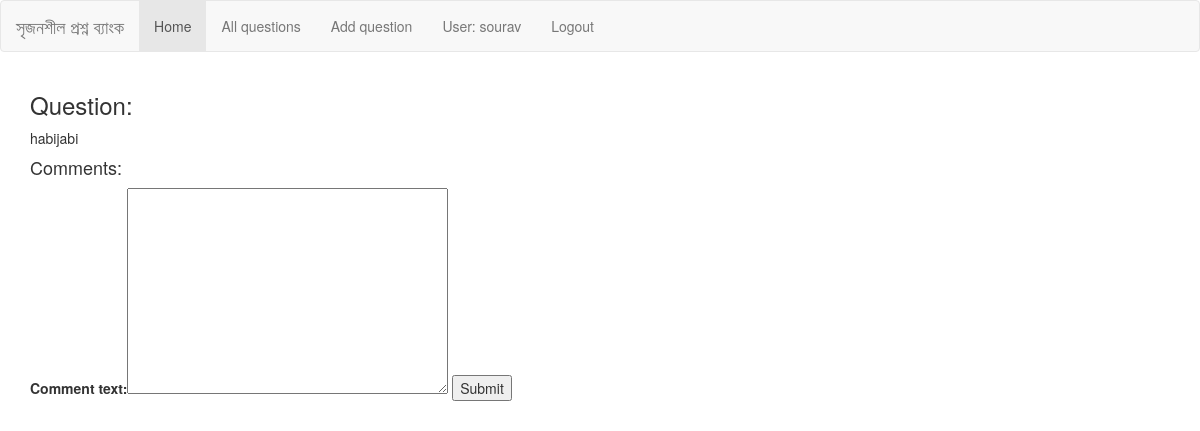
The app's page /questions/7/ (signed in), older data.
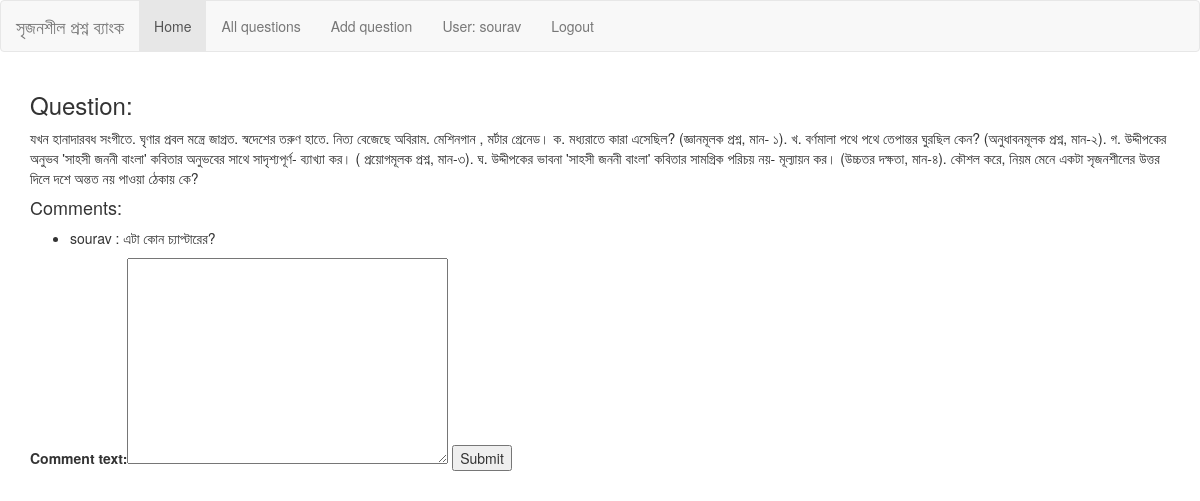
The same page, newer data.
### add_content/models.py (models this page shows, shortened)
class Question(models.Model):
    question_name = models.TextField(max_length=300, null=True)
    question_text = models.TextField(max_length=3000)
    user = models.ForeignKey(
        settings.AUTH_USER_MODEL,
        on_delete=models.CASCADE,
        null=True,
    )
    pub_date = models.DateTimeField("Date published")
    STATUS_CHOICES = (
        (ACCEPTED, "Accepted"),
        (PENDING, "Pending"),
        (DISCARDED, "Discarded"),
        (OUTDATED, "Outdated"),
        (USED, "Used"),
        (DELETED, "Deleted"),
    )
    status = models.CharField(
        max_length=9,
        choices=STATUS_CHOICES,
        default=PENDING,
        null=True,
    )
    course = models.ForeignKey(
        Course,
        on_delete=models.CASCADE,
        null=True,
    )
    def __str__(self):
        return self.question_text

class Comment(models.Model):
    comment_text = models.TextField(max_length=100)
    question = models.ForeignKey(
        Question,
        on_delete=models.CASCADE,
        null=True,
    )
    user = models.ForeignKey(
        settings.AUTH_USER_MODEL,
        on_delete=models.CASCADE,
        null=True,
    )
    created_date = models.DateTimeField("Date published")

### add_content/views.py (the view)
# urls.py: path('<int:pk>/', views.get_detail_view_with_comment, name='detail'),
@login_required
def get_detail_view_with_comment(request, pk):
    question = get_object_or_404(Question, pk=pk)
    comment_list = Comment.objects.filter(question=question)
    if request.method == "POST":
        form = CommentForm(request.POST)
        if form.is_valid():
            comment_text = form.cleaned_data['comment_text']
            user = request.user
            comment = Comment(
                comment_text=comment_text,
                question=question,
                user=user,
                created_date=timezone.now()
            )
            comment.save()
    else:
        log_table = LogTable(user=request.user,
                             operation="View post " + str(pk),
                             operation_time=timezone.now(),)
        log_table.save()
    new_form = CommentForm()
    return render(request,
                  'add_content/detail.html',
                  {'form': new_form,
                   'question': question,
                   'comment_list': comment_list
                   }
                  )

### add_content/forms.py
class CommentForm(forms.ModelForm):
    class Meta:
        model = Comment
        fields = ('comment_text',)

### add_content/templates/add_content/detail.html (shortened to what this page needs)
{% extends "base_generic.html" %}
{% block content %}
<h3>Question:</h3>
<p>
    {{ question }}
</p>
<h4>Comments:</h4>
{% if comment_list %}
        <ul>
        {% for comment in comment_list %}
            <li>{{ comment.user }} : {{ comment.comment_text }}</li>
        {% endfor %}
        </ul>
    {% endif %}
<form action="." method="post">
    {{ form }}
    <input type="submit" value="Submit" />
</form>
{% endblock %}

Row changes from the older to the newer data that the page shows:
changed Question: question_text "habijabi" → "যখন হানাদারবধ সংগীতে. ঘৃণার প্রবল মন্ত্রে জাগ্রত. স্বদেশের তরুণ হাতে. নিত্য বেজেছে অবিরাম. মেশিনগান , মর্টার গ্রেনেড। ক. মধ্যরাতে কারা এসেছিল? (জ্ঞানমূলক প্রশ্ন, মান- ১). খ. বর্ণমালা পথে পথে তেপান্তর ঘুরছিল কেন? (অনুধাবনমূলক প্রশ্ন, মান-২). গ. উদ্দীপকের অনুভব 'সাহসী জননী বাংলা' কবিতার অনুভবের সাথে সাদৃশ্যপূর্ণ- ব্যাখ্যা কর। ( প্রয়োগমূলক প্রশ্ন, মান-৩). ঘ. উদ্দীপকের ভাবনা 'সাহসী জননী বাংলা' কবিতার সামগ্রিক পরিচয় নয়- মূল্যায়ন কর। (উচ্চতর দক্ষতা, মান-৪). কৌশল করে, নিয়ম মেনে একটা সৃজনশীলের উত্তর দিলে দশে অন্তত নয় পাওয়া ঠেকায় কে?"
added Comment: user "sourav", comment_text "এটা কোন চ্যাপ্টারের?"
